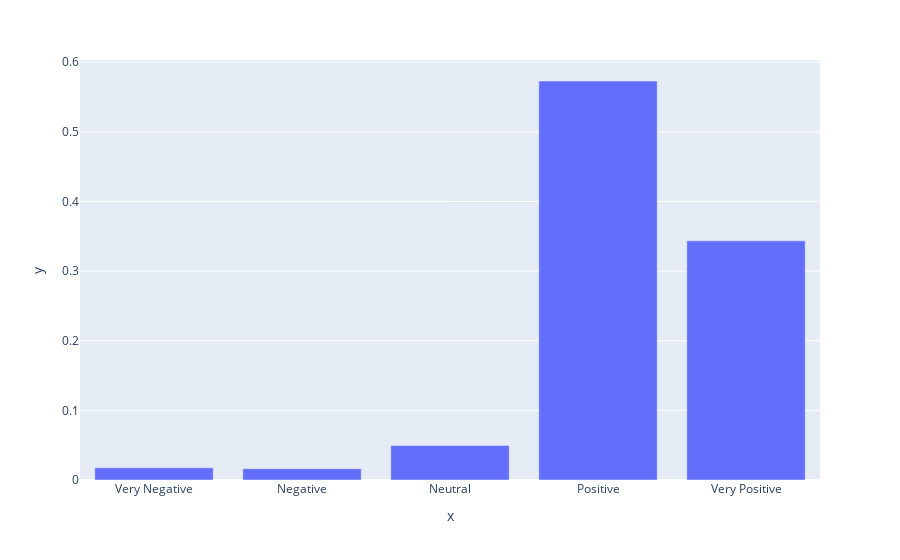

Here is the notebook cell this chart was saved with:
### Code cell
prediction, probas = predict_sentiment(["Me encanta hacer la tarea de Procesamiento de Lenguaje Natural"])
print(f"Prediction: {prediction[0]}")
fig = px.bar(x=list(probas[0].keys()), y=list(probas[0].values()))
fig.show()

### Figure 1 — Plotly figure (JSON) as saved in the notebook; plotly's stock layout.template omitted (floating-point values rounded to 4 significant figures)
{"data": [{"hovertemplate": "x=%{x}<br>y=%{y}<extra></extra>", "legendgroup": "", "marker": {"color": "#636efa", "pattern": {"shape": ""}}, "name": "", "orientation": "v", "showlegend": false, "textposition": "auto", "type": "bar", "x": ["Very Negative", "Negative", "Neutral", "Positive", "Very Positive"], "xaxis": "x", "y": [0.01756, 0.01624, 0.04957, 0.5731, 0.3435], "yaxis": "y"}], "layout": {"barmode": "relative", "legend": {"tracegroupgap": 0}, "margin": {"t": 60}, "xaxis": {"anchor": "y", "domain": [0, 1], "title": {"text": "x"}}, "yaxis": {"anchor": "x", "domain": [0, 1], "title": {"text": "y"}}}}
